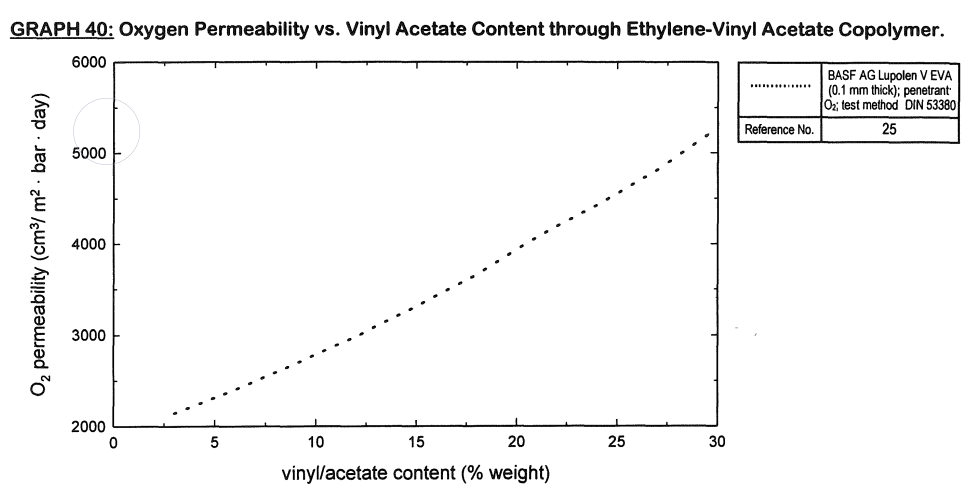
#> input picture data/eva_otr.png, 2907 x 1465 px (shown at 1/3 size)
$ jupyter execute unit08-solutions.ipynb
#> lines starting #> are read from the running program, lines starting #| are printed output that depends on the picture; after the words box and inside, x2 and y2 are one past the last pixel; in counts of white or black regions, pixels touching at a corner belong together
# Solutions: Unit 8
-------------------

Complete the problems below in your copy of the Jupyter Notebook.

## Problem 8.1.

Image analysis can be used to digitize a printed graph. The reference book "Permeability and Other Film Properties" (1995) provides information on gas transmission through polymers. Use file `eva_otr.png`, which is a scan from page 224, and provides the oxygen barrier of ethylene-co-vinyl acetate copolymers as a function of the vinyl acetate percentage.

1. Load the image, convert to black/white and crop the image to fit the graph and display the resulting cropped image
2. Analyze the image to find the $x$, $y$ coordinates of the plotted points
3. Use regression analysis to fit a function to the data
4. Plot the identified points and regression line

It may be helpful to know that a column from a `pandas.DataFrame` can be converted to a `numpy.ndarray` by selecting the column and calling the `to_numpy()` function: `df['colname'].to_numpy()`.

[cell 1]
# problem 8.1. solution

from skimage import io, measure
from skimage.filters import threshold_otsu
from sklearn import linear_model, preprocessing
import numpy as np
from scipy import ndimage
import matplotlib.pyplot as plt
import pandas as pd

# load and display the raw image in grayscale
img = io.imread('../../data/eva_otr.png', as_gray=True)
#> img: shape (1465, 2907) float64; min 0, max 1, mean 0.963

# convert the image to black and white
# because the points are black (low number) on white (high number),
# we select points less than the threshold
threshold = threshold_otsu(img)
#> threshold = 0.541
img_bw = img < threshold
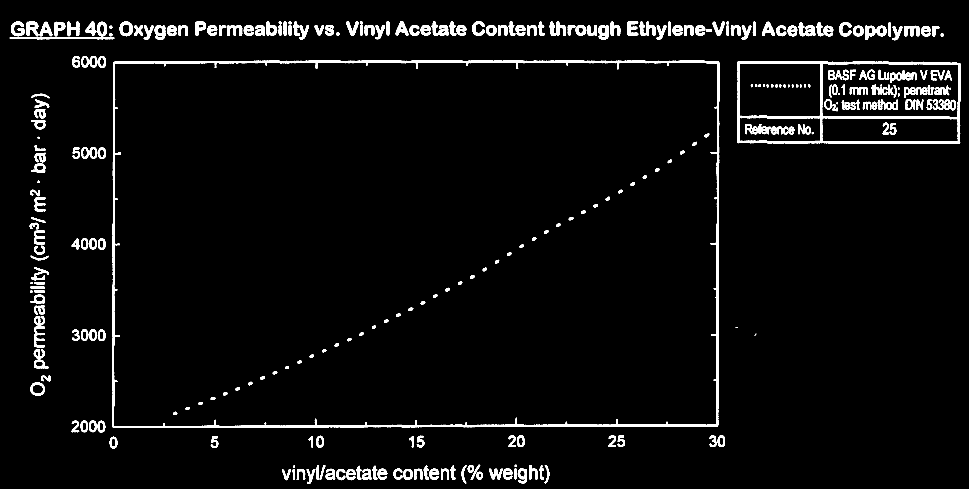
#> img_bw: shape (1465, 2907) bool (shown at 1/3 size); 3.9% white; 321 white regions (2 under 20 px), largest, box (x1, y1, x2, y2) and area: (337, 181, 2159, 1284) 37124, (2212, 184, 2881, 432) 17705, (29, 111, 343, 118) 1546

# display image
fig, ax = plt.subplots()
ax.imshow(img_bw)

[cell 2]
# crop the image

# you could crop the image in an image editor, or crop using matrix slicing
# this method will require some trial and error to get dialed in
img_crop = img_bw[185:1275, 340:2150]
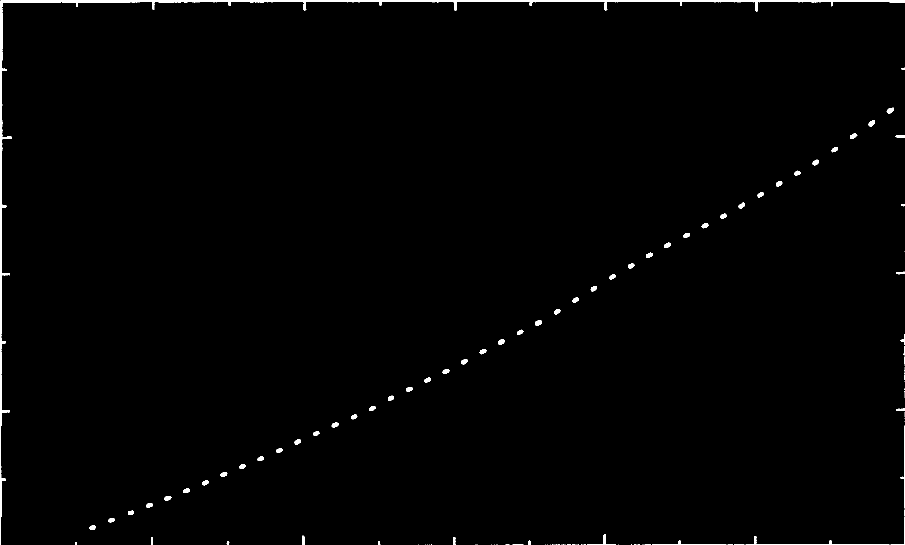
#> img_crop: shape (1090, 1810) bool (shown at 1/2 size); 0.94% white; 131 white regions (65 under 20 px), largest, box (x1, y1, x2, y2) and area: (0, 0, 1810, 1090) 12221, (1491, 1072, 1779, 1090) 482, (1304, 1080, 1453, 1090) 204

# display the cropped image
fig, ax = plt.subplots()
ax.imshow(img_crop)

[cell 3]
# use object detection to get the points in the plot

# label the plotted points in the image
labels, no_objects = ndimage.label(img_crop)
#> labels: shape (1090, 1810) int32; 133 distinct labels, from 0 to 132
#> no_objects = 132

props_table = measure.regionprops_table(labels, properties=['centroid'])
#> props_table = 2 items
props_df = pd.DataFrame(props_table)
#> props_df = table of 132 rows and 2 columns

props_df.head()
#> Out = table of 5 rows and 2 columns

[cell 4]
# plot the identified objects

# these points are read off of the original graph scales
ticks_x_min = 0
ticks_x_max = 30
ticks_y_min = 2000
ticks_y_max = 6000

# the number of pixels in the graph will be used to set the scale factor
img_x_max = img_crop.shape[1]
#> img_x_max = 1810
img_y_max = img_crop.shape[0]
#> img_y_max = 1090

# calculate the x, y coordinates by scaling the centroid (in pixel units) to the
# x, y scale of the original plot
props_df['x'] = props_df['centroid-1'] / img_x_max * (ticks_x_max - ticks_x_min) + ticks_x_min
props_df['y'] = (1 - props_df['centroid-0'] / img_y_max) * (ticks_y_max - ticks_y_min) + ticks_y_min

# display the results, in the scale of the original
fig, ax = plt.subplots()
ax.scatter(props_df['x'], props_df['y'])

[cell 5]
# clean up the errors around the edges
# alternatively, these could have been erased in an image editor before loading

# filter out the edges, these were the tick marks in the image
props_df = props_df[props_df['x'] > 2]
#> props_df = table of 132 rows and 4 columns
props_df = props_df[props_df['x'] < 29]
#> props_df = table of 94 rows and 4 columns
props_df = props_df[props_df['y'] > 2100]
#> props_df = table of 44 rows and 4 columns
props_df = props_df[props_df['y'] < 5200]
#> props_df = table of 43 rows and 4 columns

# display the cleaned data set
fig, ax = plt.subplots()
ax.scatter(props_df['x'], props_df['y'])

ax.set_xlabel('Vinyl Acetate Content (wt%)')
ax.set_ylabel('O$_2$ Permeability (cm$^3$/m$^2$$\cdot$bar$\cdot$day)')
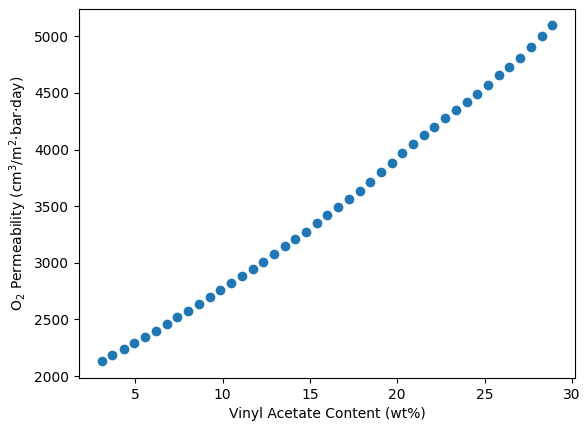
#> figure drawn by matplotlib, 1 panel

[cell 6]
# apply regression to the extracted points
# this appears to have some curvature, so we will use a quadratic polynomial

# use sklearn to generate the polynomial feature matrix
poly = preprocessing.PolynomialFeatures(2)
X = poly.fit_transform(props_df['x'].to_numpy().reshape(-1, 1))
#> X = 43 rows, first 8: [1, 28.89, 834.7], [1, 28.28, 799.7], [1, 27.67, 765.4], [1, 27.04, 730.9], [1, 26.42, 698.2], [1, 25.82, 666.6], [1, 25.2, 635.3], [1, 24.58, 604.4]
y = props_df['y'].to_numpy()
#> y = 43 values, max 5095.7 at index 0, min 2129.1 at index 42, mean 3490.4

# fit a linear regression model to the data
reg = linear_model.LinearRegression(fit_intercept=False)
reg.fit(X, y)

# create a new array to plot the regression line from 0-30% VA
# this must also be transformed into a polynomial feature matrix
x_model = np.linspace(0, 30, 100)
X_model = poly.fit_transform(x_model.reshape(-1, 1))

# use the regression model to calculate the points on the fitted line
y_hat = reg.predict(X_model)

# display the points and the regression line
fig, ax = plt.subplots()
ax.scatter(props_df['x'], props_df['y'])
ax.plot(x_model, y_hat)

ax.set_xlabel('Vinyl Acetate Content (wt%)')
ax.set_ylabel('O$_2$ Permeability (cm$^3$/m$^2$$\cdot$bar$\cdot$day)')

# display the equation and R**2 on the plot as text
ax.text(0, 4500, f'y={reg.coef_[0]:0.1f}+{reg.coef_[1]:0.1f}$x$+{reg.coef_[2]:0.1f}$x^2$')
ax.text(0, 4250, f'$R^2$={reg.score(X, y):0.2f}')
#> figure, not shown here; curve peaks at x = 30, y = 5253.3

## Problem 8.2.

Sometimes it is helpful to use individual RGB color channels to provide more contrast than is apparent in the full color image. The files `gel1.jpg` and `gel2.jpg` are photographs of "gels" (cross-linked defects) in polymer films. These are especially common in recycled materials. Compare the gel content in these two images.

1. Load the files `gel1.jpg` and `gel2.jpg`
2. Determine which color channel in `gel1.jpg` is most suitable for image analysis
3. Using this color channel for both images, count and find the area of each defect in the film
   - Manually set two different values for the black/white threshold
   - Produce histograms of the results for each image, at each threshold
4. Compare the results of the two images, and the impact of the different threshold values

[cell 7]
# problem 8.2. solution

gel1 = io.imread('../../data/gel1.jpg')
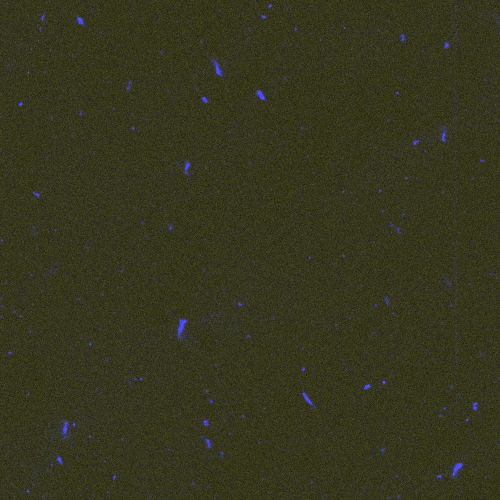
#> input picture data/gel1.jpg, 1000 x 1000 px (shown at 1/2 size)
#> gel1 is the input picture: shape (1000, 1000, 3); mean R, G, B 54.3, 54.1, 30.5
gel2 = io.imread('../../data/gel2.jpg')
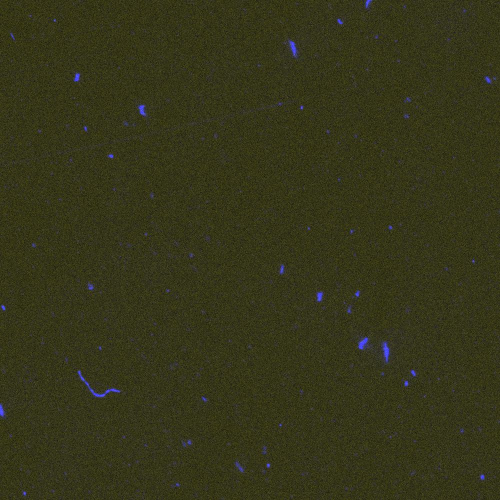
#> input picture data/gel2.jpg, 1000 x 1000 px (shown at 1/2 size)
#> gel2 is the input picture: shape (1000, 1000, 3); mean R, G, B 53.5, 53.8, 25.9

# plot the channels individually
fig, ax = plt.subplots(ncols=3)

# red channel
ax[0].imshow(gel1[:, :, 0], cmap='Reds')
ax[0].set_axis_off()
ax[0].set_title(f'min={gel1[:, :, 0].min()}, max={gel1[:, :, 0].max()}', fontsize='small')

# green channel
ax[1].imshow(gel1[:, :, 1], cmap='Greens')
ax[1].set_axis_off()
ax[1].set_title(f'min={gel1[:, :, 1].min()}, max={gel1[:, :, 1].max()}', fontsize='small')

# blue channel
ax[2].imshow(gel1[:, :, 2], cmap='Blues')
ax[2].set_axis_off()
ax[2].set_title(f'min={gel1[:, :, 2].min()}, max={gel1[:, :, 2].max()}', fontsize='small')
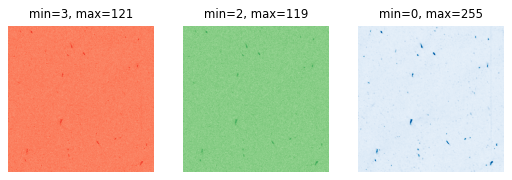
#> figure drawn by matplotlib, 3 panels

This shows us that the blue channel uses the widest range within the 8-bit [0, 255] space. We should proceed with the blue channel.

[cell 8]
# wrote a function to plot each image/threshold combination to reduce redundant code
def process_image(img_arr, threshold, ax, ax_col, title):

    # apply threshold to convert to black and white
#> called with threshold = 80, ax = array of shape (2, 4), ax_col = 0
    img_bw = img_arr > threshold
#> img_bw: shape (1000, 1000) bool; 0.69% white; 324 white regions (259 under 20 px), largest, box (x1, y1, x2, y2) and area: (354, 637, 376, 680) 525, (902, 925, 927, 956) 400, (424, 117, 446, 153) 366

    # label and count the defects
    labels, no_objects = ndimage.label(img_bw)
#> labels: shape (1000, 1000) int32; 390 distinct labels, from 0 to 389
#> no_objects = 389
    props_table = measure.regionprops_table(labels, properties=['centroid',
                                                                'area'])
#> props_table = 3 items
    df = pd.DataFrame(props_table)
#> df = table of 389 rows and 3 columns

    defect_count = len(df)
#> defect_count = 389
    defect_area_fraction = df['area'].sum() / (img_arr.shape[0] * img_arr.shape[1])
#> defect_area_fraction = 0.00685


    # plot the image and histogram
    ax[0, ax_col].imshow(img_bw)
    ax[0, ax_col].set_axis_off()
    ax[0, ax_col].set_title(title, fontsize='x-small')

    ax[1, ax_col].hist(df['area'], bins=np.arange(0, 700, 50))
    ax[1, ax_col].set_xticks(np.arange(0, 700, 300))
    ax[1, ax_col].set_xlabel('Defect Size (px)', fontsize='x-small')

    ax[1, ax_col].text(100, 350, f'Count: {defect_count}', fontsize='small')
    ax[1, ax_col].text(100, 300, f'Area: {defect_area_fraction:0.2%}', fontsize='small')

# create a faceted plot to display the results
fig, ax = plt.subplots(nrows=2, ncols=4, sharex='row', sharey='row', dpi=150)

# calculate and plot each combination
# threshold of 80
process_image(gel1[:, :, 2], 80, ax, 0, 'gel1.jpg\nthreshold=80')
process_image(gel2[:, :, 2], 80, ax, 1, 'gel2.jpg\nthreshold=80')
#> call 2 of process_image, with threshold = 80, ax = array of shape (2, 4), ax_col = 1
#> in process_image (call 2), `img_bw = img_arr > threshold`:
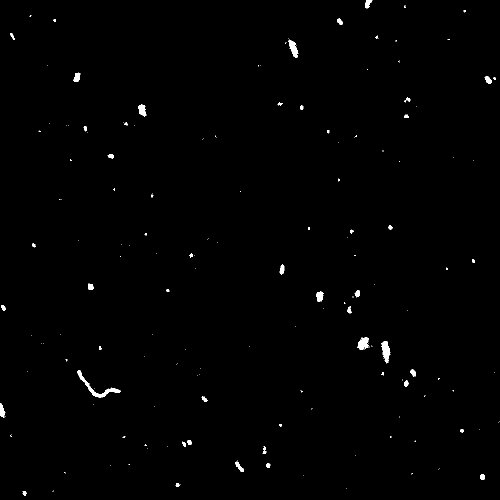
#> img_bw: shape (1000, 1000) bool (shown at 1/2 size); 0.57% white; 187 white regions (136 under 20 px), largest, box (x1, y1, x2, y2) and area: (154, 740, 242, 795) 714, (762, 683, 781, 726) 460, (715, 674, 739, 700) 393
#> in process_image (call 2), `labels, no_objects = ndimage.label(img_bw)`: labels: shape (1000, 1000) int32; 229 distinct labels, from 0 to 228
#> in process_image (call 2), `labels, no_objects = ndimage.label(img_bw)`: no_objects = 228
#> in process_image (call 2), `df = pd.DataFrame(props_table)`: df = table of 228 rows and 3 columns
#> in process_image (call 2), `defect_count = len(df)`: defect_count = 228
#> in process_image (call 2), `defect_area_fraction = df['area'].sum() / (img_arr.shape[0] * img_arr...`: defect_area_fraction = 0.00568

# threshold of 120
process_image(gel1[:, :, 2], 120, ax, 2, 'gel1.jpg\nthreshold=120')
#> call 3 of process_image, with threshold = 120, ax = array of shape (2, 4), ax_col = 2
#> in process_image (call 3), `img_bw = img_arr > threshold`:
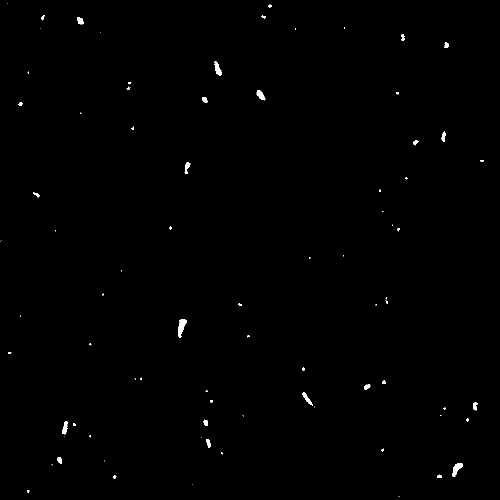
#> img_bw: shape (1000, 1000) bool (shown at 1/2 size); 0.35% white; 89 white regions (53 under 20 px), largest, box (x1, y1, x2, y2) and area: (356, 639, 374, 676) 356, (905, 926, 925, 954) 285, (428, 122, 444, 152) 224
#> in process_image (call 3), `labels, no_objects = ndimage.label(img_bw)`: labels: shape (1000, 1000) int32; 97 distinct labels, from 0 to 96
#> in process_image (call 3), `labels, no_objects = ndimage.label(img_bw)`: no_objects = 96
#> in process_image (call 3), `df = pd.DataFrame(props_table)`: df = table of 96 rows and 3 columns
#> in process_image (call 3), `defect_count = len(df)`: defect_count = 96
#> in process_image (call 3), `defect_area_fraction = df['area'].sum() / (img_arr.shape[0] * img_arr...`: defect_area_fraction = 0.00352
process_image(gel2[:, :, 2], 120, ax, 3, 'gel2.jpg\nthreshold=120')
#> call 4 of process_image, with threshold = 120, ax = array of shape (2, 4), ax_col = 3
#> in process_image (call 4), `img_bw = img_arr > threshold`:
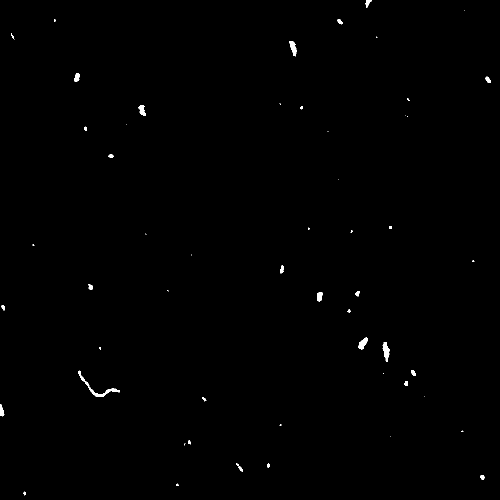
#> img_bw: shape (1000, 1000) bool (shown at 1/2 size); 0.33% white; 56 white regions (27 under 20 px), largest, box (x1, y1, x2, y2) and area: (156, 741, 240, 794) 524, (765, 685, 779, 724) 321, (717, 675, 736, 699) 252
#> in process_image (call 4), `labels, no_objects = ndimage.label(img_bw)`: labels: shape (1000, 1000) int32; 67 distinct labels, from 0 to 66
#> in process_image (call 4), `labels, no_objects = ndimage.label(img_bw)`: no_objects = 66
#> in process_image (call 4), `df = pd.DataFrame(props_table)`: df = table of 66 rows and 3 columns
#> in process_image (call 4), `defect_count = len(df)`: defect_count = 66
#> in process_image (call 4), `defect_area_fraction = df['area'].sum() / (img_arr.shape[0] * img_arr...`: defect_area_fraction = 0.00328
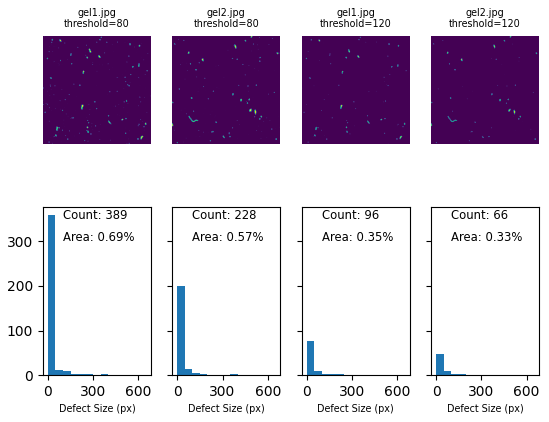
#> figure drawn by matplotlib, 8 panels; panel 5: tallest bar 358 high, from x = 0 to 50
